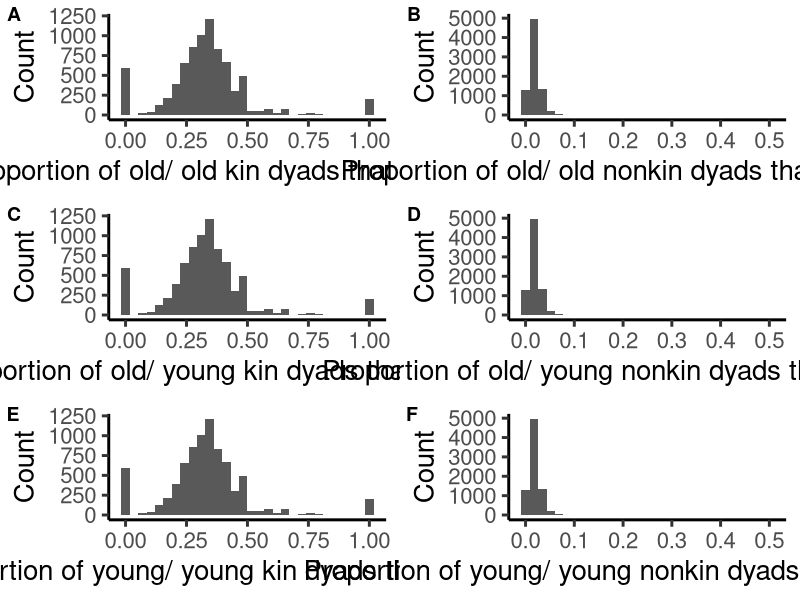

Write the R code that produced this figure.
## Load packages

library(igraph)
library(ggplot2)
library(ggpubr)

## Set up and prepare the model ##

nsims <- 10000                                            # number of simulations 
n = 50                                                    # number of individuals (nodes)
kingroupraw <- rep(1:10, each=5)                          # vector with kingroups (not randomised order). Each kingroup is given by a number.
typenames <- c('ook', 'oon', 'oyk', 'oyn', 'yyk', 'yyn')  # names of dyad types. Must fit with code and typeparams. o: Old; y: Young; k: kin; n: nonkin
typeparams <- c(0.33, 0.02, 0.37, 0.05, 0.27, 0.08)       # parameters from data for each dyad type. Must be in the same order as the typenames (the format could be changed for security)
noldmin <- 0                                              # minimum number of old individuals
noldmax <- 50                                             # maximum number of old individuals
outputdata <- data.frame(n=rep(n, nsims),                 # storage for output
                         n.old.individuals = NA,
                         prop.old.individuals = NA,
                         perc.old.individuals= NA, 
                         perc.ook=NA, perc.oon=NA, 
                         perc.oyk=NA, perc.oyn=NA, 
                         perc.yyk=NA, 
                         perc.yyn=NA) 


## Run simulations ##

for(cursim in 1:nsims){ # for each simulation (cursim = current simulation)

  print(cursim) # print the current simulation number to the terminal, so that we can follow the progress of the run

  ## draw and store number of group members that are old ####
  
  nold <- sample(noldmin:noldmax,1)                           # number of old individuals for this simulation
  outputdata[cursim, 'n.old.individuals'] <- nold             # store it in the output
  outputdata[cursim, 'prop.old.individuals'] <- nold/n        # store the proportion of old individuals in the output
  outputdata[cursim, 'perc.old.individuals'] <- (nold/n)*100  # store the percentage of old individuals in the output
  
  ## create node data ####
  
  agegroup <- c(rep(1,nold), rep(0, n-nold))  # vector with agegroup for each individual (old = 1, young = 0)
  kingroup <- sample(kingroupraw)             # vector with kingroup for each individual (we must randomise one of the vectors to get independence between age and kingroup, so We randomise this one). 
  
  
  ## change the format to dyad-based ####
  
  # two vectors of individual names that, when matched, give all the unique dyads once
  inames <- rep(1:(n-1),(n-1):1)           # names of all i individuals (the first individual of each dyad)
  jnames <- sequence((n-1):1, from = 2:n)  # names of all j individuals (the second individual of each dyad)
  
  # vectors with the agegroup and kingroup for all i and j individuals, respectively
  agegroupalli <- agegroup[inames]
  agegroupallj <- agegroup[jnames]
  kingroupalli <- kingroup[inames]
  kingroupallj <- kingroup[jnames]
  
  
  ## get dyadtypes ####
  
  ndyad <- length(inames)     # number of dyads
  dyadtype <- rep(NA, ndyad)  # storage for dyadtype
  
  # find and store the type of dyad for each dyad. The type is determined by their ages and kinship.
  dyadtype[agegroupalli == 1 & agegroupallj == 1 & kingroupalli == kingroupallj] <- 'ook'  # old, old, kin
  dyadtype[agegroupalli == 1 & agegroupallj == 1 & kingroupalli != kingroupallj] <- 'oon'  # old, old, nonkin
  dyadtype[agegroupalli == 1 & agegroupallj == 0 & kingroupalli == kingroupallj] <- 'oyk'  # old, young, kin
  dyadtype[agegroupalli == 1 & agegroupallj == 0 & kingroupalli != kingroupallj] <- 'oyn'  # old, young, nonkin
  dyadtype[agegroupalli == 0 & agegroupallj == 0 & kingroupalli == kingroupallj] <- 'yyk'  # young, young, kin
  dyadtype[agegroupalli == 0 & agegroupallj == 0 & kingroupalli != kingroupallj] <- 'yyn'  # young, young, nonkin
  
  
  ## get links ####
  
  link <- rep(NA, ndyad)  # storage for links for all dyads (will contain 1 for connected dyads and 0 for unconnected dyads)
  
  for (typenum in seq_along(typenames)){                                                 # for each dyadtype
    curtypename <- typenames[typenum]                                                    # name of current dyadtype
    curtypeparam <- typeparams[typenum]                                                  # parameter for current dyadtype
    ncurtype <- sum(dyadtype == curtypename)                                             # the number of dyads of the current type
    link[dyadtype == curtypename] <- rbinom(n = ncurtype, size = 1, prob = curtypeparam) # draw and store links for the current dyadtype
  }
  
  
  ## create dyad interaction dataframe
  
  dyaddata <- data.frame(inames, jnames, agegroupalli, agegroupallj, kingroupalli, kingroupallj, dyadtype, link) # dataframe with dyad data, for all dyads
  
  ## output
  
  outputdata[cursim, 'perc.ook'] <- sum(dyaddata$dyadtype=='ook' & dyaddata$link==1)/sum(dyaddata$dyadtype=='ook')
  outputdata[cursim, 'perc.oon'] <- sum(dyaddata$dyadtype=='oon' & dyaddata$link==1)/sum(dyaddata$dyadtype=='oon')
  outputdata[cursim, 'perc.oyk'] <- sum(dyaddata$dyadtype=='oyk' & dyaddata$link==1)/sum(dyaddata$dyadtype=='oyk')
  outputdata[cursim, 'perc.oyn'] <- sum(dyaddata$dyadtype=='oyn' & dyaddata$link==1)/sum(dyaddata$dyadtype=='oyn')
  outputdata[cursim, 'perc.yyk'] <- sum(dyaddata$dyadtype=='yyk' & dyaddata$link==1)/sum(dyaddata$dyadtype=='yyk')
  outputdata[cursim, 'perc.yyn'] <- sum(dyaddata$dyadtype=='yyn' & dyaddata$link==1)/sum(dyaddata$dyadtype=='yyn')
} # end of for loop

## Figure S4 ##

# Prepare the dataset for plotting

outputdata<-na.omit(outputdata) # Omit the NAs, which can occur when there is no dyad of a certain type.
summary(outputdata) # Confirm if the means are as expected

# Prepare the individual plots
Perc.ook_fig <- 
  ggplot(data=outputdata, aes(perc.ooy))+
  geom_histogram(aes(perc.ook),size=1.5) + 
  labs(x= "Proportion of old/ old kin dyads that have a link", y="Count") +
  theme_classic(base_size = 20, base_line_size=1, base_rect_size=1)

Perc.oon_fig <- 
  ggplot(data=outputdata, aes(perc.oon))+
  geom_histogram(aes(perc.oon),size=1.5) + 
  labs(x= "Proportion of old/ old nonkin dyads that have a link", y="Count") +
  theme_classic(base_size = 20, base_line_size=1, base_rect_size=1)

Perc.oyk_fig <- 
  ggplot(data=outputdata, aes(perc.ooy))+
  geom_histogram(aes(perc.ook),size=1.5) + 
  labs(x= "Proportion of old/ young kin dyads that have a link", y="Count") +
  theme_classic(base_size = 20, base_line_size=1, base_rect_size=1)

Perc.oyn_fig <- 
  ggplot(data=outputdata, aes(perc.oon))+
  geom_histogram(aes(perc.oon),size=1.5) + 
  labs(x= "Proportion of old/ young nonkin dyads that have a link", y="Count") +
  theme_classic(base_size = 20, base_line_size=1, base_rect_size=1)

Perc.yyk_fig <- 
  ggplot(data=outputdata, aes(perc.ooy))+
  geom_histogram(aes(perc.ook),size=1.5) + 
  labs(x= "Proportion of young/ young kin dyads that have a link", y="Count") +
  theme_classic(base_size = 20, base_line_size=1, base_rect_size=1)

Perc.yyn_fig <- 
  ggplot(data=outputdata, aes(perc.oon))+
  geom_histogram(aes(perc.oon),size=1.5) + 
  labs(x= "Proportion of young/ young nonkin dyads that have a link", y="Count") +
  theme_classic(base_size = 20, base_line_size=1, base_rect_size=1)

# Arrange the plots in a single figure
ggarrange(Perc.ook_fig,Perc.oon_fig,Perc.oyk_fig,Perc.oyn_fig,Perc.yyk_fig,Perc.yyn_fig,nrow = 3, ncol=2, labels="AUTO")

